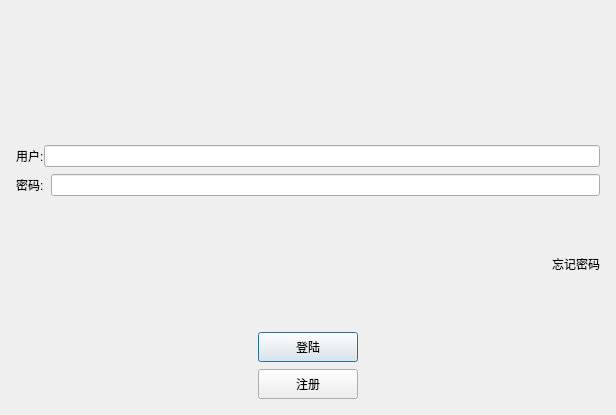
<?xml version="1.0" encoding="UTF-8"?>
<ui version="4.0">
 <class>LoginDialog</class>
 <widget class="QDialog" name="LoginDialog">
  <property name="geometry">
   <rect>
    <x>0</x>
    <y>0</y>
    <width>616</width>
    <height>415</height>
   </rect>
  </property>
  <property name="windowTitle">
   <string>Dialog</string>
  </property>
  <layout class="QVBoxLayout" name="verticalLayout_2">
   <item>
    <layout class="QVBoxLayout" name="verticalLayout">
     <property name="spacing">
      <number>7</number>
     </property>
     <property name="leftMargin">
      <number>5</number>
     </property>
     <property name="topMargin">
      <number>5</number>
     </property>
     <property name="rightMargin">
      <number>5</number>
     </property>
     <property name="bottomMargin">
      <number>5</number>
     </property>
     <item>
      <widget class="QWidget" name="widget" native="true">
       <layout class="QGridLayout" name="gridLayout">
        <item row="0" column="0">
         <widget class="QLabel" name="label">
          <property name="text">
           <string/>
          </property>
          <property name="pixmap">
           <pixmap resource="rc.qrc">:/resources/backgrounp.png</pixmap>
          </property>
          <property name="alignment">
           <set>Qt::AlignmentFlag::AlignCenter</set>
          </property>
         </widget>
        </item>
       </layout>
      </widget>
     </item>
     <item>
      <layout class="QHBoxLayout" name="horizontalLayout" stretch="0,0">
       <property name="spacing">
        <number>0</number>
       </property>
       <item>
        <widget class="QLabel" name="user_label">
         <property name="text">
          <string>用户:</string>
         </property>
        </widget>
       </item>
       <item>
        <widget class="QLineEdit" name="user_edit"/>
       </item>
      </layout>
     </item>
     <item>
      <layout class="QHBoxLayout" name="horizontalLayout_2">
       <item>
        <widget class="QLabel" name="password_label">
         <property name="text">
          <string>密码:</string>
         </property>
        </widget>
       </item>
       <item>
        <widget class="QLineEdit" name="password_edit"/>
       </item>
      </layout>
     </item>
     <item>
      <layout class="QHBoxLayout" name="horizontalLayout_4">
       <item>
        <spacer name="horizontalSpacer">
         <property name="orientation">
          <enum>Qt::Orientation::Horizontal</enum>
         </property>
         <property name="sizeHint" stdset="0">
          <size>
           <width>40</width>
           <height>20</height>
          </size>
         </property>
        </spacer>
       </item>
       <item>
        <widget class="QLabel" name="forget_label">
         <property name="minimumSize">
          <size>
           <width>0</width>
           <height>25</height>
          </size>
         </property>
         <property name="text">
          <string>忘记密码</string>
         </property>
        </widget>
       </item>
      </layout>
     </item>
     <item>
      <layout class="QHBoxLayout" name="horizontalLayout_5">
       <item>
        <spacer name="horizontalSpacer_2">
         <property name="orientation">
          <enum>Qt::Orientation::Horizontal</enum>
         </property>
         <property name="sizeHint" stdset="0">
          <size>
           <width>40</width>
           <height>20</height>
          </size>
         </property>
        </spacer>
       </item>
       <item>
        <widget class="QPushButton" name="log_button">
         <property name="minimumSize">
          <size>
           <width>100</width>
           <height>30</height>
          </size>
         </property>
         <property name="text">
          <string>登陆</string>
         </property>
        </widget>
       </item>
       <item>
        <spacer name="horizontalSpacer_3">
         <property name="orientation">
          <enum>Qt::Orientation::Horizontal</enum>
         </property>
         <property name="sizeHint" stdset="0">
          <size>
           <width>40</width>
           <height>20</height>
          </size>
         </property>
        </spacer>
       </item>
      </layout>
     </item>
     <item>
      <layout class="QHBoxLayout" name="horizontalLayout_7">
       <item>
        <spacer name="horizontalSpacer_4">
         <property name="orientation">
          <enum>Qt::Orientation::Horizontal</enum>
         </property>
         <property name="sizeHint" stdset="0">
          <size>
           <width>40</width>
           <height>20</height>
          </size>
         </property>
        </spacer>
       </item>
       <item>
        <widget class="QPushButton" name="reg_button">
         <property name="minimumSize">
          <size>
           <width>100</width>
           <height>30</height>
          </size>
         </property>
         <property name="text">
          <string>注册</string>
         </property>
        </widget>
       </item>
       <item>
        <spacer name="horizontalSpacer_5">
         <property name="orientation">
          <enum>Qt::Orientation::Horizontal</enum>
         </property>
         <property name="sizeHint" stdset="0">
          <size>
           <width>40</width>
           <height>20</height>
          </size>
         </property>
        </spacer>
       </item>
      </layout>
     </item>
    </layout>
   </item>
  </layout>
 </widget>
 <resources>
  <include location="rc.qrc"/>
 </resources>
 <connections/>
</ui>
